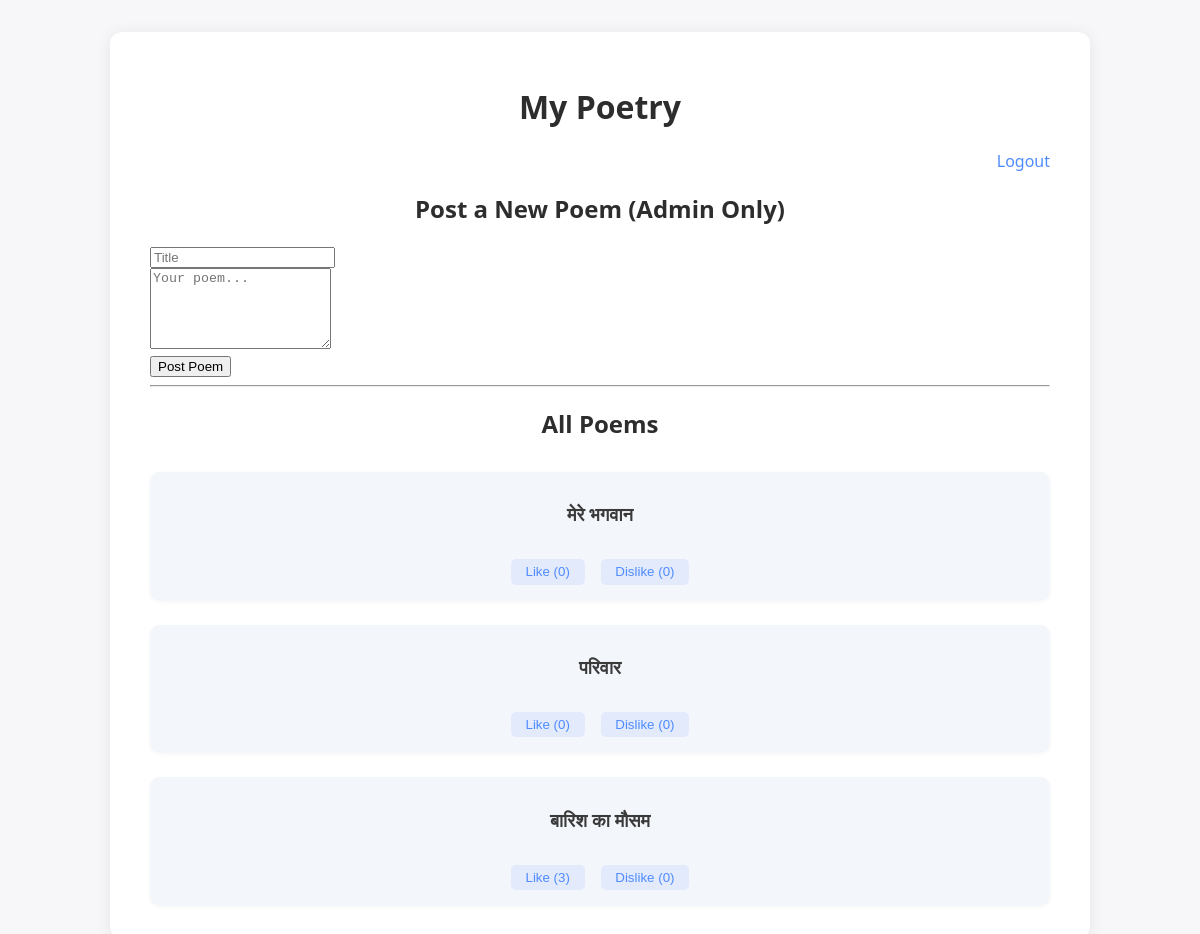
/ (signed in), run on the app's committed database.
### main.py (models this page shows)
class Poem(Base):
    __tablename__ = "poems"
    id = Column(Integer, primary_key=True, index=True)
    title = Column(String, nullable=False)
    content = Column(Text, nullable=False)
    created_at = Column(DateTime, default=datetime.utcnow)
    likes = relationship("Like", back_populates="poem")
    comments = relationship("Comment", back_populates="poem")

### main.py (the view)
@app.get("/", response_class=HTMLResponse)
def read_poems(request: Request, db: Session = Depends(get_db)):
    poems = db.query(Poem).order_by(Poem.created_at.desc()).all()
    is_admin = request.session.get("admin", False)
    session_id = request.session.get("sid")
    poems_with_counts = []
    for poem in poems:
        likes = sum(1 for l in poem.likes if l.value == 1)
        dislikes = sum(1 for l in poem.likes if l.value == -1)
        user_like = None
        if session_id:
            for l in poem.likes:
                if l.session_id == session_id:
                    user_like = l.value
        created_at_str = poem.created_at.strftime('%Y-%m-%d') if isinstance(poem.created_at, datetime) else str(poem.created_at)[:10]
        poems_with_counts.append({
            "id": poem.id,
            "title": poem.title,
            "likes": likes,
            "dislikes": dislikes,
            "user_like": user_like,
            "created_at": created_at_str
        })
    return templates.TemplateResponse("index.html", {"request": request, "poems": poems_with_counts, "is_admin": is_admin})

### templates/index.html (shortened to what this page needs)
<!DOCTYPE html>
<html>
<head>
</head>
<body>
    <div class="container">
        <h1>My Poetry</h1>
        <div class="top-bar">
            {% if is_admin %}
                <a href="/logout">Logout</a>
            {% else %}
                <a href="/login">Admin Login</a>
            {% endif %}
        </div>
        {% if is_admin %}
            <h2>Post a New Poem (Admin Only)</h2>
            <form action="/poems" method="post">
                <input type="text" name="title" placeholder="Title" required><br>
                <textarea name="content" placeholder="Your poem..." rows="5" required></textarea><br>
                <button type="submit">Post Poem</button>
            </form>
        {% endif %}
        <hr>
        <h2>All Poems</h2>
        <div class="poem-grid">
            {% for poem in poems %}
            <div class="poem-card" onclick="window.location='/poems/{{ poem.id }}'">
                <div class="poem-card-title">{{ poem.title }}</div>
                <div class="like-dislike-row">
                    <form action="/poems/{{ poem.id }}/like" method="post" style="display:inline;">
                        <button class="like-btn" type="submit" {% if poem.user_like == 1 %}style="font-weight:bold;"{% endif %}>Like ({{ poem.likes }})</button>
                    </form>
                    <form action="/poems/{{ poem.id }}/like" method="post" style="display:inline;">
                        <button class="dislike-btn" type="submit" {% if poem.user_like == -1 %}style="font-weight:bold;"{% endif %}>Dislike ({{ poem.dislikes }})</button>
                    </form>
                </div>
            </div>
            {% endfor %}
        </div>
    </div>
</body>
</html>

### templates/index.html (style rules this page uses)
body { font-family: 'Segoe UI', Arial, sans-serif; background: #f7f7fa; margin: 0; padding: 0; }
.container { max-width: 900px; margin: 2em auto; background: #fff; border-radius: 12px; box-shadow: 0 2px 16px rgba(0,0,0,0.08); padding: 2em 2.5em 2em 2.5em; }
h1, h2 { text-align: center; color: #2d2d2d; }
.top-bar { display: flex; justify-content: flex-end; margin-bottom: 1em; }
.top-bar a { color: #4f8cff; text-decoration: none; font-weight: 500; margin-left: 1em; }
.poem-grid { display: flex; flex-direction: column; gap: 1.5em; margin-top: 2em; }
.poem-card { background: #f3f6fa; border-radius: 10px; box-shadow: 0 1px 4px rgba(0,0,0,0.04); padding: 1.2em 1em 1em 1em; text-align: center; transition: box-shadow 0.2s, transform 0.2s; cursor: pointer; position: relative; }
.poem-card-title { font-size: 1.15em; font-weight: 600; color: #3a3a3a; margin-bottom: 1.2em; min-height: 2.5em; display: flex; align-items: center; justify-content: center; }
.like-dislike-row { display: flex; justify-content: center; gap: 1em; }
.like-btn, .dislike-btn { background: #e3eafc; border: none; border-radius: 5px; color: #4f8cff; font-weight: 500; padding: 0.4em 1.1em; cursor: pointer; transition: background 0.2s, color 0.2s; }

### data on the page
Poem: title "मेरे भगवान", likes "0", dislikes "0"
Poem: title "परिवार", likes "0", dislikes "0"
Poem: title "बारिश का मौसम", likes "3", dislikes "0"
